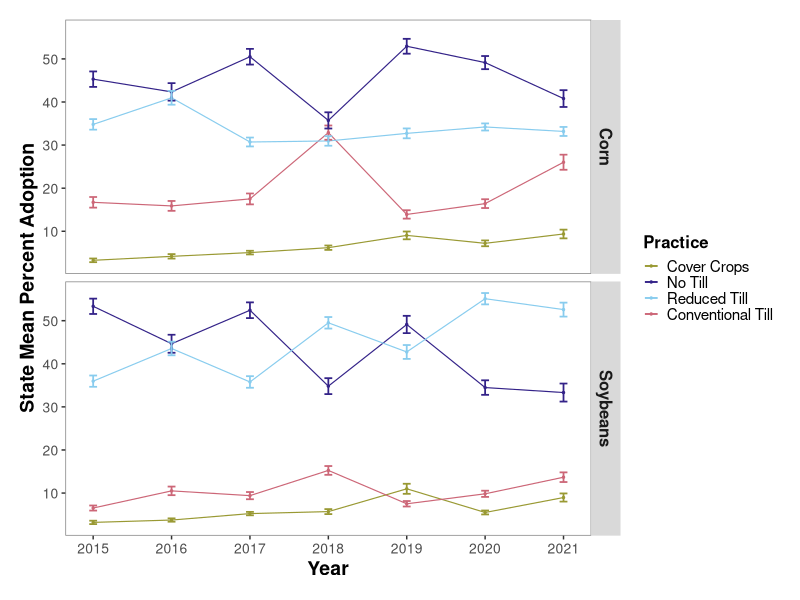
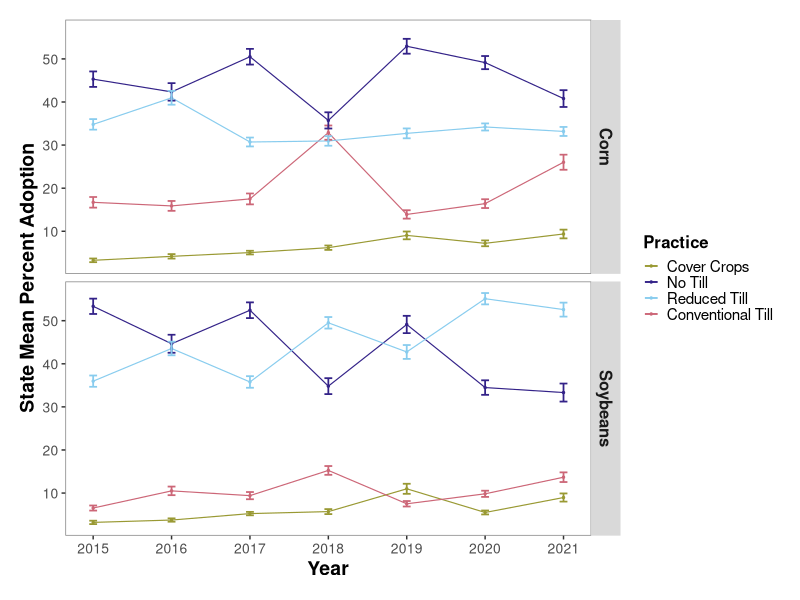

R code for these plots, in order: (Note: this script raises an error after producing the figures.)
# OpTIS adoption rate information for Illinois and New York aggregated by counties 2015-2021.
# Data shared with AFT from Regrow analysis.
# Column "kpi_name" gives different types of land use areas, with "area" meaning the 
# analyzed acres of the county, tillage type/ cover crop / etc.
# units are ACRES

# load packages
library(reshape2) # for dcast()
library(ggplot2)
library(dplyr)


# to update data, run "download data.R"


# standard error
se <- function(x){sd(x)/(sqrt(length(x)))}

# load the data
datil <- read.csv("data/optis/datil_cleanlong.csv")




# what are the state average adoption rates by year and crop
means_cropyear <- datil %>% 
                group_by(state, year, crop_name, variable) %>%
                summarize(Mean = mean(value), se=se(value))
                          

# # what are the state average adoption rates by year (across all crops)
means_year <- datil%>%
              group_by(state, year, variable) %>%
              summarize(Mean = mean(value))

# what are the state average adoption rates across all available years (2015-2021) per crop?
means_crop <- datil%>%
                    group_by(state, crop_name, variable) %>%
                    summarize(Mean = mean(value), se=se(value))

# what are the state average adoption rates across MOST RECENT 4 YEARS 2018-2021?  
# note results not all that different between means_crop and means_crop_1821
# for now, will report most recent data:
means_crop_1821 <- datil%>%
              filter(year>2017) %>%
              group_by(crop_name, variable) %>%
              summarize(Mean = mean(value), se=se(value))

means_1821 <- datil%>%
  filter(year>2017) %>%
  group_by(variable) %>%
  summarize(Mean = mean(value), se=se(value))

# what are the state average adoption rates across all years and crops
means_global <- datil%>%
                group_by(variable) %>%
                summarize(Mean = mean(value), se = se(value))


# plots for mean adoption rates

windows(xpinch=200, ypinch=200, width=5, height=5)


# State mean change over time
# facet by crop

pal4 <- c("#999933", "#332288", "#88ccee",  "#cc6677")


ggplot(data=means_cropyear, aes(x=year, y=Mean, group=variable)) +
  geom_line(aes(color=variable), linewidth=0.4) +
  geom_point(aes(color=variable), size=0.5) +
  geom_errorbar(aes(ymin=Mean-se, ymax=Mean+se, color=variable), width=0.1, linewidth=0.6) +
  scale_color_manual(values=pal4, 
                     name="Practice",
                     breaks=c("perc_cc", "perc_nt", "perc_rt", "perc_ct"),
                     labels=c("Cover Crops", "No Till", "Reduced Till", "Conventional Till")) +
  facet_grid(rows=vars(crop_name)) + 
  scale_x_continuous(breaks=seq(2015,2021, 1), name="Year") +
  ylab("State Mean Percent Adoption") +
  theme(
        panel.grid.minor=element_blank(), 
        panel.grid.major=element_blank() ,
        axis.text.x=element_text(size=10),
        axis.text.y=element_text(size=10),
        axis.title.x=element_text(size=14, face="bold"),
        axis.title.y=element_text(size=14, face="bold"),
        panel.background = element_rect(fill = 'white') ,
        panel.border=element_rect(color="grey50", fill=NA, linewidth=0.5),
        strip.text=element_text(size=12, face="bold"),
        legend.text=element_text(size=11),
        legend.title=element_text(size=12, face="bold"),
        plot.margin = unit(c(0.5,0.5,0.5,0.5), "cm"),
        legend.key=element_rect(fill="white"),
        legend.key.size = unit(0.4, "cm")
  )	 

ggsave("plots/state_rates_15-21_IL.png")


library(lme4)
# rate of change - all practices together
summary(lm(value~year*variable + county + crop_name, data=datil))
mem <- lmer(value~year*variable + crop_name + (1|county), data=datil)
isSingular(mem)
summary(lm(value~year, data=datil))
summary(lm(value~year*variable, data=datil))
summary(lm(value~year + crop_name, data=datil))
summary(lm(value~year + county, data=datil))
summary(lm(value~year*variable + crop_name, data=datil)) # no improvement with crop_name
summary(lm(value~year*variable + county, data=datil)) # no improvement with county

# rate of change - cover crops
# summary(lm(value~year, data=datil[datil$variable %in% "perc_cc",])) # R2 only 0.05, p is sig., slope=0.926
summary(lm(value~year + county, data=datil[datil$variable %in% "perc_cc",])) # improves R2 to 0.5, slope=0.99 (+/-0.07)
# Call:
#   lm(formula = value ~ year + county, data = datil[datil$variable %in% 
#                                                      "perc_cc", ])
# 
# Residuals:
#   Min      1Q  Median      3Q     Max 
# -14.267  -2.491  -0.324   1.764  38.313 
# 
# Coefficients:
#   Estimate Std. Error t value Pr(>|t|)    
# (Intercept)       -1.999e+03  1.371e+02 -14.585  < 2e-16 ***
#   year               9.935e-01  6.793e-02  14.626  < 2e-16 ***
#   countyAlexander    1.896e+00  1.912e+00   0.991 0.321642    
# countyBond         1.698e+00  1.912e+00   0.888 0.374561    
# countyBoone       -2.741e+00  1.912e+00  -1.433 0.151975    
# countyBrown       -3.217e-01  1.912e+00  -0.168 0.866411    
# countyBureau      -3.058e+00  1.912e+00  -1.600 0.109936    
# countyCalhoun      4.204e+00  1.912e+00   2.199 0.028068 *  
#   countyCarroll     -3.324e+00  1.912e+00  -1.739 0.082350 .  
# countyCass        -8.630e-02  1.912e+00  -0.045 0.964008    
# countyChampaign   -3.935e+00  1.912e+00  -2.058 0.039803 *  
#   countyChristian   -3.923e+00  1.912e+00  -2.052 0.040386 *  
#   countyClark       -1.388e+00  1.912e+00  -0.726 0.467889    
# countyClay         4.996e+00  1.912e+00   2.613 0.009084 ** 
#   countyClinton      6.573e+00  1.912e+00   3.437 0.000606 ***
#   countyColes       -2.940e+00  1.912e+00  -1.537 0.124428    
# countyCook        -2.629e+00  2.038e+00  -1.290 0.197300    
# countyCrawford     4.076e+00  1.912e+00   2.132 0.033205 *  
#   countyCumberland  -1.616e+00  1.912e+00  -0.845 0.398132    
# countyDeKalb      -4.573e+00  1.912e+00  -2.392 0.016906 *  
#   countyDeWitt      -4.538e+00  1.912e+00  -2.373 0.017782 *  
#   countyDouglas     -3.246e+00  1.912e+00  -1.698 0.089842 .  
# countyDuPage      -4.128e+00  2.636e+00  -1.566 0.117664    
# countyEdgar       -1.970e+00  1.912e+00  -1.030 0.303069    
# countyEdwards      1.137e+01  1.912e+00   5.948 3.49e-09 ***
#   countyEffingham    4.211e-01  1.912e+00   0.220 0.825711    
# countyFayette      8.500e-02  1.912e+00   0.044 0.964550    
# countyFord        -4.937e+00  1.912e+00  -2.582 0.009933 ** 
#   countyFranklin     6.956e+00  1.912e+00   3.638 0.000286 ***
#   countyFulton      -2.022e+00  1.912e+00  -1.057 0.290482    
# countyGallatin     8.374e+00  1.912e+00   4.380 1.29e-05 ***
#   countyGreene       3.934e+00  1.912e+00   2.058 0.039822 *  
#   countyGrundy      -5.009e+00  1.949e+00  -2.571 0.010266 *  
#   countyHamilton     7.630e+00  1.912e+00   3.990 6.97e-05 ***
#   countyHancock     -2.669e+00  1.912e+00  -1.396 0.163055    
# countyHardin       1.078e+01  1.948e+00   5.533 3.82e-08 ***
#   countyHenderson   -2.838e+00  1.912e+00  -1.484 0.138000    
# countyHenry       -3.516e+00  1.912e+00  -1.839 0.066156 .  
# countyIroquois    -3.949e+00  1.912e+00  -2.065 0.039099 *  
#   countyJackson     -2.862e-01  1.990e+00  -0.144 0.885682    
# countyJasper      -3.640e-01  1.912e+00  -0.190 0.849056    
# countyJefferson    5.178e+00  1.912e+00   2.708 0.006861 ** 
#   countyJersey       2.684e+00  1.912e+00   1.404 0.160668    
# countyJo Daviess  -2.657e-01  1.912e+00  -0.139 0.889505    
# countyJohnson      6.557e+00  1.912e+00   3.429 0.000625 ***
#   countyKane        -4.658e+00  1.912e+00  -2.436 0.014973 *  
#   countyKankakee    -2.404e+00  1.912e+00  -1.257 0.208853    
# countyKendall     -5.117e+00  2.039e+00  -2.510 0.012202 *  
#   countyKnox        -3.231e+00  1.912e+00  -1.690 0.091329 .  
# countyLaSalle     -4.122e+00  1.912e+00  -2.156 0.031292 *  
#   countyLawrence     8.533e+00  1.912e+00   4.463 8.79e-06 ***
#   countyLee         -4.006e+00  1.912e+00  -2.095 0.036340 *  
#   countyLivingston  -4.795e+00  1.912e+00  -2.508 0.012265 *  
#   countyLogan       -2.458e+00  1.912e+00  -1.285 0.198927    
# countyMacon       -3.723e+00  1.912e+00  -1.947 0.051730 .  
# countyMacoupin     2.489e-01  1.912e+00   0.130 0.896438    
# countyMadison      6.051e+00  1.912e+00   3.165 0.001589 ** 
#   countyMarion       7.706e-01  1.912e+00   0.403 0.687002    
# countyMarshall    -1.774e+00  1.912e+00  -0.928 0.353804    
# countyMason        2.978e+00  1.912e+00   1.558 0.119542    
# countyMassac       8.915e+00  1.912e+00   4.663 3.45e-06 ***
#   countyMcDonough   -3.982e+00  1.912e+00  -2.083 0.037466 *  
#   countyMcHenry     -2.193e+00  1.912e+00  -1.147 0.251663    
# countyMcLean      -4.325e+00  1.912e+00  -2.262 0.023855 *  
#   countyMenard       6.064e-02  1.912e+00   0.032 0.974705    
# countyMercer      -2.681e+00  1.912e+00  -1.402 0.161071    
# countyMonroe       1.477e+01  1.912e+00   7.726 2.22e-14 ***
#   countyMontgomery  -1.730e+00  1.912e+00  -0.905 0.365626    
# countyMorgan       9.661e-01  1.912e+00   0.505 0.613450    
# countyMoultrie    -3.359e+00  1.912e+00  -1.757 0.079236 .  
# countyOgle        -3.835e+00  1.912e+00  -2.006 0.045087 *  
#   countyPeoria      -1.950e+00  1.912e+00  -1.020 0.308008    
# countyPerry        2.572e+00  1.949e+00   1.320 0.187050    
# countyPiatt       -4.213e+00  1.949e+00  -2.162 0.030797 *  
#   countyPike        -7.272e-02  1.912e+00  -0.038 0.969667    
# countyPope         4.115e+00  1.912e+00   2.152 0.031557 *  
#   countyPulaski      9.439e+00  1.912e+00   4.937 8.98e-07 ***
#   countyPutnam      -1.189e+00  1.912e+00  -0.622 0.534181    
# countyRandolph     8.947e+00  1.912e+00   4.679 3.19e-06 ***
#   countyRichland     6.168e+00  1.912e+00   3.226 0.001288 ** 
#   countyRock Island -1.140e+00  1.912e+00  -0.596 0.551247    
# countySaline       4.892e+00  1.912e+00   2.559 0.010625 *  
#   countySangamon    -1.152e+00  1.912e+00  -0.602 0.547039    
# countySchuyler    -7.136e-01  1.912e+00  -0.373 0.709067    
# countyScott        2.727e+00  1.912e+00   1.426 0.154118    
# countyShelby      -2.193e+00  1.912e+00  -1.147 0.251662    
# countySt. Clair    1.580e+01  1.912e+00   8.262 3.52e-16 ***
#   countyStark       -4.130e+00  1.912e+00  -2.160 0.030957 *  
#   countyStephenson  -6.315e-01  1.912e+00  -0.330 0.741259    
# countyTazewell     1.476e-01  1.912e+00   0.077 0.938464    
# countyUnion        3.340e+00  1.912e+00   1.747 0.080945 .  
# countyVermilion   -3.295e+00  1.912e+00  -1.723 0.085108 .  
# countyWabash       3.338e+00  1.912e+00   1.746 0.081054 .  
# countyWarren      -3.298e+00  1.912e+00  -1.725 0.084779 .  
# countyWashington   1.510e+00  1.912e+00   0.790 0.429734    
# countyWayne        9.004e+00  1.912e+00   4.709 2.76e-06 ***
#   countyWhite        1.484e+01  1.912e+00   7.762 1.69e-14 ***
#   countyWhiteside   -2.197e+00  1.912e+00  -1.149 0.250703    
# countyWill        -2.576e+00  1.912e+00  -1.347 0.178160    
# countyWilliamson   5.116e+00  1.912e+00   2.676 0.007548 ** 
#   countyWinnebago    2.186e+00  1.912e+00   1.143 0.253208    
# countyWoodford    -2.457e+00  1.912e+00  -1.285 0.199064    
# ---
#   Signif. codes:  0 ‘***’ 0.001 ‘**’ 0.01 ‘*’ 0.05 ‘.’ 0.1 ‘ ’ 1
# 
# Residual standard error: 5.059 on 1291 degrees of freedom
# Multiple R-squared:  0.5398,	Adjusted R-squared:  0.5038 
# F-statistic: 14.99 on 101 and 1291 DF,  p-value: < 2.2e-16


# slope means that cc adoption is increasing by 1% per year. trend is significant (i.e. not zero)
# which looks about right given the plot above.
# at this rate we will reach 50% adoption in year ___?
# according to means_1821 cover crop adoption is at 7.9 (+/- 0.30)
# increasing by 1.0% per year
(50-7.9)/1  # 43 years to get to 50%.
2023+43 # 2066

# rate of change - no till
# summary(lm(value~year, data=datil[datil$variable %in% "perc_nt",])) # R2 only 0.02, p is sig., slope=-1.53
summary(lm(value~year + county, data=datil[datil$variable %in% "perc_nt",])) # improves R2 to 0.5, slope=-1.45 (+/0.2)
# Call:
#   lm(formula = value ~ year + county, data = datil[datil$variable %in% 
#                                                      "perc_nt", ])
# 
# Residuals:
#   Min      1Q  Median      3Q     Max 
# -47.793  -7.967   0.570   8.859  45.678 
# 
# Coefficients:
#   Estimate Std. Error t value Pr(>|t|)    
# (Intercept)       2964.5416   365.3666   8.114 1.12e-15 ***
#   year                -1.4494     0.1810  -8.006 2.59e-15 ***
#   countyAlexander     22.7698     5.1463   4.425 1.05e-05 ***
#   countyBond          23.9945     5.1463   4.663 3.44e-06 ***
#   countyBoone         -6.2040     5.1463  -1.206 0.228216    
# countyBrown         15.9678     5.1463   3.103 0.001958 ** 
#   countyBureau       -12.0224     5.1463  -2.336 0.019634 *  
#   countyCalhoun       14.2181     5.1463   2.763 0.005811 ** 
#   countyCarroll        5.9702     5.1463   1.160 0.246214    
# countyCass           0.6519     5.1463   0.127 0.899219    
# countyChampaign    -16.3785     5.1463  -3.183 0.001494 ** 
#   countyChristian    -23.3070     5.1463  -4.529 6.47e-06 ***
#   countyClark          6.3738     5.1463   1.239 0.215742    
# countyClay          10.1940     5.1463   1.981 0.047815 *  
#   countyClinton       10.1540     5.1463   1.973 0.048695 *  
#   countyColes        -20.2754     5.1463  -3.940 8.58e-05 ***
#   countyCook          29.1096     5.1463   5.656 1.89e-08 ***
#   countyCrawford      14.3107     5.1463   2.781 0.005500 ** 
#   countyCumberland     8.9264     5.1463   1.735 0.083059 .  
# countyDeKalb       -14.3494     5.1463  -2.788 0.005375 ** 
#   countyDeWitt        -2.1956     5.1463  -0.427 0.669710    
# countyDouglas      -22.7506     5.1463  -4.421 1.06e-05 ***
#   countyDuPage        -3.3129     5.1463  -0.644 0.519850    
# countyEdgar         -6.9115     5.1463  -1.343 0.179502    
# countyEdwards       23.5126     5.1463   4.569 5.37e-06 ***
#   countyEffingham     10.8127     5.1463   2.101 0.035825 *  
#   countyFayette       20.1866     5.1463   3.923 9.21e-05 ***
#   countyFord          -6.7757     5.1463  -1.317 0.188191    
# countyFranklin      24.8324     5.1463   4.825 1.56e-06 ***
#   countyFulton        18.3592     5.1463   3.567 0.000373 ***
#   countyGallatin      -5.9395     5.1463  -1.154 0.248652    
# countyGreene         8.7123     5.1463   1.693 0.090705 .  
# countyGrundy        -5.4404     5.1463  -1.057 0.290633    
# countyHamilton      11.3478     5.1463   2.205 0.027623 *  
#   countyHancock       -1.8791     5.1463  -0.365 0.715072    
# countyHardin        38.9906     5.1463   7.576 6.68e-14 ***
#   countyHenderson     -8.7048     5.1463  -1.691 0.090982 .  
# countyHenry         10.6191     5.1463   2.063 0.039265 *  
#   countyIroquois      -3.0976     5.1463  -0.602 0.547338    
# countyJackson       18.3450     5.1463   3.565 0.000377 ***
#   countyJasper        12.8278     5.1463   2.493 0.012802 *  
#   countyJefferson     22.9676     5.1463   4.463 8.78e-06 ***
#   countyJersey        12.7080     5.1463   2.469 0.013662 *  
#   countyJo Daviess     8.5825     5.1463   1.668 0.095612 .  
# countyJohnson       47.8497     5.1463   9.298  < 2e-16 ***
#   countyKane          -4.9055     5.1463  -0.953 0.340661    
# countyKankakee      -2.2385     5.1463  -0.435 0.663647    
# countyKendall       -1.4330     5.1463  -0.278 0.780708    
# countyKnox          15.3801     5.1463   2.989 0.002855 ** 
#   countyLaSalle       -8.4003     5.1463  -1.632 0.102855    
# countyLawrence       6.0957     5.1463   1.184 0.236435    
# countyLee          -16.4313     5.1463  -3.193 0.001442 ** 
#   countyLivingston    -6.5642     5.1463  -1.276 0.202347    
# countyLogan         -4.9220     5.1463  -0.956 0.339038    
# countyMacon        -12.8886     5.1463  -2.504 0.012384 *  
#   countyMacoupin      -9.6262     5.1463  -1.871 0.061634 .  
# countyMadison        4.7305     5.1463   0.919 0.358157    
# countyMarion        14.7020     5.1463   2.857 0.004346 ** 
#   countyMarshall      -9.0389     5.1463  -1.756 0.079252 .  
# countyMason        -10.1023     5.1463  -1.963 0.049854 *  
#   countyMassac        35.8206     5.1463   6.961 5.34e-12 ***
#   countyMcDonough     -7.9933     5.1463  -1.553 0.120612    
# countyMcHenry       -9.3239     5.1463  -1.812 0.070249 .  
# countyMcLean        -3.7133     5.1463  -0.722 0.470701    
# countyMenard        -1.6965     5.1463  -0.330 0.741709    
# countyMercer         9.0603     5.1463   1.761 0.078546 .  
# countyMonroe         1.2510     5.1463   0.243 0.807974    
# countyMontgomery    -1.4259     5.1463  -0.277 0.781765    
# countyMorgan        -8.1442     5.1463  -1.583 0.113766    
# countyMoultrie     -22.0329     5.1463  -4.281 1.99e-05 ***
#   countyOgle          -4.4175     5.1463  -0.858 0.390831    
# countyPeoria         3.0369     5.1463   0.590 0.555211    
# countyPerry         25.4155     5.1463   4.939 8.88e-07 ***
#   countyPiatt        -12.9911     5.1463  -2.524 0.011707 *  
#   countyPike          -5.9879     5.1463  -1.164 0.244820    
# countyPope          34.7311     5.1463   6.749 2.23e-11 ***
#   countyPulaski       30.4770     5.1463   5.922 4.05e-09 ***
#   countyPutnam         1.2733     5.1463   0.247 0.804622    
# countyRandolph      21.6641     5.1463   4.210 2.73e-05 ***
#   countyRichland       9.5998     5.1463   1.865 0.062350 .  
# countyRock Island    7.6715     5.1463   1.491 0.136283    
# countySaline         8.4425     5.1463   1.641 0.101139    
# countySangamon     -18.9021     5.1463  -3.673 0.000249 ***
#   countySchuyler      13.7677     5.1463   2.675 0.007559 ** 
#   countyScott          4.4609     5.1463   0.867 0.386194    
# countyShelby        -5.3531     5.1463  -1.040 0.298438    
# countySt. Clair      7.2640     5.1463   1.412 0.158331    
# countyStark         -4.9967     5.1463  -0.971 0.331755    
# countyStephenson     3.6950     5.1463   0.718 0.472890    
# countyTazewell     -13.4315     5.1463  -2.610 0.009159 ** 
#   countyUnion         28.5026     5.1463   5.539 3.68e-08 ***
#   countyVermilion     -1.4834     5.1463  -0.288 0.773206    
# countyWabash         3.8457     5.1463   0.747 0.455029    
# countyWarren        -6.8013     5.1463  -1.322 0.186534    
# countyWashington    16.0017     5.1463   3.109 0.001915 ** 
#   countyWayne         14.9115     5.1463   2.898 0.003823 ** 
#   countyWhite         13.8173     5.1463   2.685 0.007346 ** 
#   countyWhiteside     -6.6493     5.1463  -1.292 0.196564    
# countyWill          20.9042     5.1463   4.062 5.15e-05 ***
#   countyWilliamson    34.4139     5.1463   6.687 3.36e-11 ***
#   countyWinnebago      7.9516     5.1463   1.545 0.122559    
# countyWoodford      -9.9353     5.1463  -1.931 0.053749 .  
# ---
#   Signif. codes:  0 ‘***’ 0.001 ‘**’ 0.01 ‘*’ 0.05 ‘.’ 0.1 ‘ ’ 1
# 
# Residual standard error: 13.62 on 1312 degrees of freedom
# Multiple R-squared:  0.5692,	Adjusted R-squared:  0.5361 
# F-statistic: 17.16 on 101 and 1312 DF,  p-value: < 2.2e-16
# slope means that nt adoption is DECREASING on average by 1.5% per year.  trend is significant (i.e. not zero)
# which looks about right given the plot above.
# at this rate we will reach 50% adoption in year ___?
# according to means_1821 no till adoption is at 41.3% (+/- 0.70)
# decreasing by 1.45% per year
41.3/1.45  # in 28 years no no-till 


# rate of change - reduced till
# summary(lm(value~year, data=datil[datil$variable %in% "perc_rt",])) # R2 only 0.02, p is sig., slope=1.21
summary(lm(value~year + county, data=datil[datil$variable %in% "perc_rt",])) # improves R2 to 0.29, slope=1.14 (+/-0.2)
# Call:
#   lm(formula = value ~ year + county, data = datil[datil$variable %in% 
#                                                      "perc_rt", ])
# 
# Residuals:
#   Min      1Q  Median      3Q     Max 
# -40.751  -8.911  -1.352   7.481  42.664 
# 
# Coefficients:
#   Estimate Std. Error t value Pr(>|t|)    
# (Intercept)       -2.261e+03  3.479e+02  -6.500 1.14e-10 ***
#   year               1.142e+00  1.724e-01   6.624 5.09e-11 ***
#   countyAlexander   -1.481e+01  4.886e+00  -3.030 0.002490 ** 
#   countyBond        -1.368e+01  4.886e+00  -2.799 0.005195 ** 
#   countyBoone        5.246e+00  4.886e+00   1.074 0.283184    
# countyBrown       -8.456e+00  4.886e+00  -1.730 0.083780 .  
# countyBureau       4.690e+00  4.886e+00   0.960 0.337312    
# countyCalhoun     -1.294e+01  4.886e+00  -2.649 0.008167 ** 
#   countyCarroll      5.830e+00  4.886e+00   1.193 0.233024    
# countyCass        -1.764e+00  4.886e+00  -0.361 0.718212    
# countyChampaign    6.478e+00  4.886e+00   1.326 0.185151    
# countyChristian    3.979e+00  4.886e+00   0.814 0.415603    
# countyClark       -6.029e+00  4.886e+00  -1.234 0.217486    
# countyClay        -2.246e+00  4.886e+00  -0.460 0.645832    
# countyClinton     -4.578e+00  4.886e+00  -0.937 0.349034    
# countyColes       -1.862e-01  4.886e+00  -0.038 0.969601    
# countyCook        -2.055e+01  4.886e+00  -4.206 2.78e-05 ***
#   countyCrawford    -1.039e+01  4.886e+00  -2.126 0.033705 *  
#   countyCumberland  -3.437e+00  4.886e+00  -0.703 0.481976    
# countyDeKalb       1.165e+01  4.886e+00   2.385 0.017237 *  
#   countyDeWitt       2.383e+00  4.886e+00   0.488 0.625928    
# countyDouglas      2.008e+00  4.886e+00   0.411 0.681180    
# countyDuPage       1.901e+00  4.886e+00   0.389 0.697274    
# countyEdgar       -1.158e+00  4.886e+00  -0.237 0.812740    
# countyEdwards     -1.405e+01  4.886e+00  -2.875 0.004103 ** 
#   countyEffingham   -5.157e+00  4.886e+00  -1.055 0.291482    
# countyFayette     -1.300e+01  4.886e+00  -2.660 0.007916 ** 
#   countyFord         6.211e+00  4.886e+00   1.271 0.203902    
# countyFranklin    -1.281e+01  4.886e+00  -2.622 0.008855 ** 
#   countyFulton      -1.112e+01  4.886e+00  -2.276 0.023023 *  
#   countyGallatin     5.030e-02  4.886e+00   0.010 0.991788    
# countyGreene      -1.718e+00  4.886e+00  -0.352 0.725140    
# countyGrundy      -2.561e+00  5.087e+00  -0.503 0.614765    
# countyHamilton    -4.874e+00  4.886e+00  -0.997 0.318755    
# countyHancock     -8.292e-01  4.886e+00  -0.170 0.865282    
# countyHardin      -2.483e+01  4.980e+00  -4.987 6.97e-07 ***
#   countyHenderson    4.239e+00  4.886e+00   0.868 0.385823    
# countyHenry       -3.409e+00  4.886e+00  -0.698 0.485555    
# countyIroquois     2.256e+00  4.886e+00   0.462 0.644459    
# countyJackson     -1.120e+01  4.886e+00  -2.292 0.022087 *  
#   countyJasper      -3.985e+00  4.886e+00  -0.815 0.414984    
# countyJefferson   -1.239e+01  4.886e+00  -2.536 0.011344 *  
#   countyJersey      -7.416e+00  4.886e+00  -1.518 0.129332    
# countyJo Daviess  -2.261e+00  4.886e+00  -0.463 0.643710    
# countyJohnson     -3.392e+01  4.886e+00  -6.941 6.11e-12 ***
#   countyKane         9.031e+00  4.886e+00   1.848 0.064811 .  
# countyKankakee     1.078e+00  4.886e+00   0.221 0.825380    
# countyKendall     -7.198e+00  4.886e+00  -1.473 0.141005    
# countyKnox        -8.784e+00  4.886e+00  -1.798 0.072469 .  
# countyLaSalle     -6.121e+00  4.886e+00  -1.253 0.210528    
# countyLawrence    -5.709e+00  4.886e+00  -1.168 0.242919    
# countyLee          5.584e+00  4.886e+00   1.143 0.253353    
# countyLivingston  -1.735e+00  4.886e+00  -0.355 0.722626    
# countyLogan        5.942e+00  4.886e+00   1.216 0.224230    
# countyMacon        7.740e+00  4.886e+00   1.584 0.113462    
# countyMacoupin     5.085e+00  4.886e+00   1.041 0.298268    
# countyMadison     -1.202e+00  4.886e+00  -0.246 0.805661    
# countyMarion      -6.473e+00  4.886e+00  -1.325 0.185501    
# countyMarshall     6.130e+00  4.886e+00   1.255 0.209864    
# countyMason        7.594e+00  4.886e+00   1.554 0.120393    
# countyMassac      -2.453e+01  4.886e+00  -5.019 5.90e-07 ***
#   countyMcDonough    9.103e-01  4.886e+00   0.186 0.852239    
# countyMcHenry      4.029e+00  4.886e+00   0.825 0.409741    
# countyMcLean       8.109e-01  4.886e+00   0.166 0.868216    
# countyMenard       2.375e+00  4.886e+00   0.486 0.627030    
# countyMercer      -2.428e+00  4.886e+00  -0.497 0.619422    
# countyMonroe      -3.949e+00  4.886e+00  -0.808 0.419170    
# countyMontgomery  -9.739e-01  4.886e+00  -0.199 0.842052    
# countyMorgan      -3.340e+00  4.886e+00  -0.683 0.494412    
# countyMoultrie     5.116e+00  4.886e+00   1.047 0.295302    
# countyOgle         9.634e+00  4.886e+00   1.972 0.048876 *  
#   countyPeoria       3.337e-01  4.886e+00   0.068 0.945560    
# countyPerry       -1.599e+01  4.886e+00  -3.273 0.001092 ** 
#   countyPiatt        5.191e+00  4.886e+00   1.062 0.288319    
# countyPike        -1.105e-02  4.886e+00  -0.002 0.998196    
# countyPope        -2.588e+01  4.886e+00  -5.297 1.38e-07 ***
#   countyPulaski     -1.846e+01  4.886e+00  -3.778 0.000165 ***
#   countyPutnam      -4.814e-01  4.886e+00  -0.099 0.921540    
# countyRandolph    -1.439e+01  4.886e+00  -2.944 0.003292 ** 
#   countyRichland    -2.417e+00  4.886e+00  -0.495 0.620923    
# countyRock Island -6.766e-01  4.886e+00  -0.138 0.889900    
# countySaline      -5.453e+00  4.886e+00  -1.116 0.264687    
# countySangamon     1.314e+00  4.886e+00   0.269 0.788105    
# countySchuyler    -5.272e+00  4.886e+00  -1.079 0.280798    
# countyScott       -2.517e+00  4.886e+00  -0.515 0.606572    
# countyShelby       1.148e+00  4.886e+00   0.235 0.814236    
# countySt. Clair   -2.051e+00  4.886e+00  -0.420 0.674766    
# countyStark        3.793e+00  4.886e+00   0.776 0.437754    
# countyStephenson   4.042e+00  4.886e+00   0.827 0.408266    
# countyTazewell     3.105e+00  4.886e+00   0.635 0.525220    
# countyUnion       -2.047e+01  4.886e+00  -4.189 2.99e-05 ***
#   countyVermilion   -7.605e-01  4.886e+00  -0.156 0.876340    
# countyWabash      -1.627e+00  4.886e+00  -0.333 0.739168    
# countyWarren       1.187e+00  4.886e+00   0.243 0.808102    
# countyWashington  -7.131e+00  4.886e+00  -1.459 0.144708    
# countyWayne       -5.927e+00  4.886e+00  -1.213 0.225346    
# countyWhite       -7.295e+00  4.886e+00  -1.493 0.135684    
# countyWhiteside    5.492e+00  4.886e+00   1.124 0.261222    
# countyWill        -1.340e+01  4.886e+00  -2.743 0.006171 ** 
#   countyWilliamson  -2.141e+01  4.886e+00  -4.381 1.27e-05 ***
#   countyWinnebago    8.765e-01  4.886e+00   0.179 0.857676    
# countyWoodford     3.964e+00  4.886e+00   0.811 0.417427    
# ---
#   Signif. codes:  0 ‘***’ 0.001 ‘**’ 0.01 ‘*’ 0.05 ‘.’ 0.1 ‘ ’ 1
# 
# Residual standard error: 12.93 on 1309 degrees of freedom
# Multiple R-squared:  0.3367,	Adjusted R-squared:  0.2855 
# F-statistic: 6.579 on 101 and 1309 DF,  p-value: < 2.2e-16

# slope means that rt adoption is increasing on average by 1.1% per year.  trend is significant (i.e. not zero)
# which looks about right given the plot above.
# at this rate we will reach 50% adoption in year ___?
# according to means_1821 rt adoption is at 41.4 (+/- 0.55)
# increasing by 1.14% per year
(50-41.4)/1.14  # 8 years to get to 50% adoption 
2023+8 # 2031

# rate of change - conventional till
# summary(lm(value~year, data=datil[datil$variable %in% "perc_ct",])) # R2 only 0.01, p is sig., slope=0.80
summary(lm(value~year + county, data=datil[datil$variable %in% "perc_ct",])) # improves R2 to 0.36, slope=0.80 (+/-0.1)
# Call:
#   lm(formula = value ~ year + county, data = datil[datil$variable %in% 
#                                                      "perc_ct", ])
# 
# Residuals:
#   Min      1Q  Median      3Q     Max 
# -25.247  -6.208  -1.859   3.726  47.757 
# 
# Coefficients:
#   Estimate Std. Error t value Pr(>|t|)    
# (Intercept)       -1566.2974   280.8973  -5.576 2.99e-08 ***
#   year                  0.7845     0.1392   5.636 2.14e-08 ***
#   countyAlexander      -8.0506     4.0068  -2.009 0.044722 *  
#   countyBond          -10.1269     3.9319  -2.576 0.010118 *  
#   countyBoone           1.0270     3.9319   0.261 0.793983    
# countyBrown          -9.1048     3.9319  -2.316 0.020735 *  
#   countyBureau          7.7794     3.9319   1.979 0.048080 *  
#   countyCalhoun        -4.0223     3.9319  -1.023 0.306508    
# countyCarroll       -11.6402     3.9319  -2.960 0.003128 ** 
#   countyCass            1.2114     3.9319   0.308 0.758056    
# countyChampaign      10.4037     3.9319   2.646 0.008245 ** 
#   countyChristian      19.9424     3.9319   5.072 4.51e-07 ***
#   countyClark          -1.5472     3.9319  -0.394 0.694013    
# countyClay           -8.1705     3.9319  -2.078 0.037907 *  
#   countyClinton        -6.2049     3.9319  -1.578 0.114789    
# countyColes          20.7860     3.9319   5.286 1.46e-07 ***
#   countyCook          -10.6254     4.0068  -2.652 0.008104 ** 
#   countyCrawford       -6.4214     3.9319  -1.633 0.102683    
# countyCumberland     -5.2969     3.9319  -1.347 0.178168    
# countyDeKalb          3.3057     3.9319   0.841 0.400655    
# countyDeWitt          0.3787     3.9319   0.096 0.923280    
# countyDouglas        21.2994     3.9319   5.417 7.22e-08 ***
#   countyDuPage         -1.7258     4.3086  -0.401 0.688823    
# countyEdgar           7.8157     3.9319   1.988 0.047048 *  
#   countyEdwards       -11.5478     3.9319  -2.937 0.003373 ** 
#   countyEffingham      -5.9030     3.9319  -1.501 0.133524    
# countyFayette        -7.2711     3.9319  -1.849 0.064649 .  
# countyFord            1.0005     3.9319   0.254 0.799183    
# countyFranklin      -13.2604     3.9319  -3.372 0.000767 ***
#   countyFulton         -7.7190     3.9319  -1.963 0.049840 *  
#   countyGallatin        6.1278     3.9319   1.558 0.119365    
# countyGreene         -6.5358     3.9319  -1.662 0.096708 .  
# countyGrundy         -1.8933     3.9319  -0.482 0.630219    
# countyHamilton       -7.2448     3.9319  -1.843 0.065622 .  
# countyHancock         3.1513     3.9319   0.801 0.423011    
# countyHardin        -10.1848     5.0761  -2.006 0.045019 *  
#   countyHenderson       4.6411     3.9319   1.180 0.238073    
# countyHenry          -8.5525     3.9319  -2.175 0.029800 *  
#   countyIroquois        1.0236     3.9319   0.260 0.794648    
# countyJackson        -7.8699     3.9319  -2.002 0.045544 *  
#   countyJasper         -9.3942     3.9319  -2.389 0.017027 *  
#   countyJefferson     -12.7719     3.9319  -3.248 0.001191 ** 
#   countyJersey         -5.0834     3.9319  -1.293 0.196290    
# countyJo Daviess     -6.9107     3.9319  -1.758 0.079052 .  
# countyJohnson       -15.0029     4.4447  -3.375 0.000759 ***
#   countyKane           -4.1964     3.9319  -1.067 0.286055    
# countyKankakee        0.6170     3.9319   0.157 0.875337    
# countyKendall        -3.0264     3.9319  -0.770 0.441617    
# countyKnox          -10.2056     3.9319  -2.596 0.009550 ** 
#   countyLaSalle        11.4996     3.9319   2.925 0.003508 ** 
#   countyLawrence       -0.9908     3.9319  -0.252 0.801082    
# countyLee            11.4162     3.9319   2.903 0.003753 ** 
#   countyLivingston      1.3927     3.9319   0.354 0.723240    
# countyLogan          -0.4451     3.9319  -0.113 0.909878    
# countyMacon           5.5645     3.9319   1.415 0.157246    
# countyMacoupin        5.0857     3.9319   1.293 0.196089    
# countyMadison        -3.3821     3.9319  -0.860 0.389858    
# countyMarion         -8.5882     3.9319  -2.184 0.029125 *  
#   countyMarshall        3.5057     3.9319   0.892 0.372766    
# countyMason           2.6886     3.9319   0.684 0.494228    
# countyMassac        -12.6730     3.9319  -3.223 0.001300 ** 
#   countyMcDonough       7.4854     3.9319   1.904 0.057165 .  
# countyMcHenry         5.4693     3.9319   1.391 0.164460    
# countyMcLean          3.3914     3.9319   0.863 0.388549    
# countyMenard         -0.1801     3.9319  -0.046 0.963471    
# countyMercer         -6.5632     3.9319  -1.669 0.095317 .  
# countyMonroe          3.1509     3.9319   0.801 0.423063    
# countyMontgomery      2.7785     3.9319   0.707 0.479911    
# countyMorgan         11.8076     3.9319   3.003 0.002725 ** 
#   countyMoultrie       17.4437     3.9319   4.436 9.92e-06 ***
#   countyOgle           -5.2208     3.9319  -1.328 0.184477    
# countyPeoria         -2.8465     3.9319  -0.724 0.469230    
# countyPerry         -13.4542     3.9319  -3.422 0.000642 ***
#   countyPiatt           8.3619     3.9319   2.127 0.033636 *  
#   countyPike            5.9559     3.9319   1.515 0.130081    
# countyPope          -10.9980     3.9319  -2.797 0.005232 ** 
#   countyPulaski       -12.4862     3.9319  -3.176 0.001531 ** 
#   countyPutnam         -0.3318     3.9319  -0.084 0.932757    
# countyRandolph       -8.6270     3.9319  -2.194 0.028406 *  
#   countyRichland       -7.3946     3.9319  -1.881 0.060243 .  
# countyRock Island    -7.1147     3.9319  -1.809 0.070610 .  
# countySaline         -3.5318     3.9319  -0.898 0.369228    
# countySangamon       18.0904     3.9319   4.601 4.62e-06 ***
#   countySchuyler       -8.6988     3.9319  -2.212 0.027116 *  
#   countyScott          -1.8768     3.9319  -0.477 0.633214    
# countyShelby          4.6249     3.9319   1.176 0.239708    
# countySt. Clair      -4.7090     3.9319  -1.198 0.231279    
# countyStark           1.4001     3.9319   0.356 0.721842    
# countyStephenson     -8.3031     3.9319  -2.112 0.034903 *  
#   countyTazewell       10.7528     3.9319   2.735 0.006328 ** 
#   countyUnion          -9.4937     4.0068  -2.369 0.017964 *  
#   countyVermilion       2.3291     3.9319   0.592 0.553715    
# countyWabash         -2.6135     3.9319  -0.665 0.506372    
# countyWarren          4.6256     3.9319   1.176 0.239646    
# countyWashington     -9.8650     3.9319  -2.509 0.012230 *  
#   countyWayne          -9.2636     3.9319  -2.356 0.018621 *  
#   countyWhite          -7.1835     3.9319  -1.827 0.067936 .  
# countyWhiteside       1.1798     3.9319   0.300 0.764172    
# countyWill          -10.4335     3.9319  -2.654 0.008063 ** 
#   countyWilliamson    -14.6437     3.9319  -3.724 0.000204 ***
#   countyWinnebago      -9.1806     3.9319  -2.335 0.019701 *  
#   countyWoodford        6.3137     3.9319   1.606 0.108572    
# ---
#   Signif. codes:  0 ‘***’ 0.001 ‘**’ 0.01 ‘*’ 0.05 ‘.’ 0.1 ‘ ’ 1
# 
# Residual standard error: 10.4 on 1292 degrees of freedom
# Multiple R-squared:  0.413,	Adjusted R-squared:  0.3671 
# F-statistic: 8.998 on 101 and 1292 DF,  p-value: < 2.2e-16


# slope means that ct adoption is increasing on average by 0.8% per year.  trend is significant (i.e. not zero)
# which looks about right given the plot above.
# at this rate we will reach 50% adoption in year ___?
# According to means_1821 conventional till adoption is at 17.0% (+/- 0.50)
# increasing by 0.78% per year
(50-17)/0.78  # 42 years to get to 50% adoption
2023+42 # 2065














# which counties have at least 5 years of consecutive measurements?
# work with a subset of data
subs <- datw[,c(1,2,5,4)]
# 
subs <- subs %>%
  group_by(state, county, crop_name) %>%
  mutate(con_yrs = cumsum(c(1, diff(year)>1))) %>%  # make col that is "1" for consecutive years, 2 if non-consecutive years
  group_by(state, county, crop_name, con_yrs) %>% # group by new column
  mutate(start = min(year), end = max(year), diff=end - start) # list first and last year of consecutive groups

# join back together with rest of data
datw2 <- left_join(datw, subs) %>%
  filter(diff>4) # only keep county-crop-years with at least 5 years consecutive data 2015-2021
# removes 102 county-crop-years
ggplot(data=datw2, aes(y=perc_cc, x=year, group=county)) +
  geom_line(aes(color=county), show.legend=F) + #, position="jitter", size=0.5) +
  facet_grid(rows=vars(crop_name), cols=vars(state))
unique(datw2$diff)

sum(is.na(datw$perc_cc))
sum(is.na(datw$acres))
sum(is.na(datw$cc.acres))
test <- datw[rowSums(is.na(datw))>0,]
# turns out that we create NAs for counties where certain kpi_names are not measured
# for that county that year that crop
# so need to do the subs code above for each kpi_name